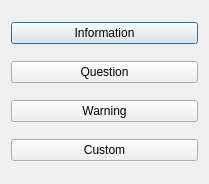
<?xml version="1.0" encoding="UTF-8"?>
<ui version="4.0">
 <class>Dialog</class>
 <widget class="QDialog" name="Dialog">
  <property name="geometry">
   <rect>
    <x>0</x>
    <y>0</y>
    <width>209</width>
    <height>184</height>
   </rect>
  </property>
  <property name="windowTitle">
   <string>Dialog</string>
  </property>
  <layout class="QVBoxLayout" name="verticalLayout">
   <item>
    <widget class="QPushButton" name="pushButton">
     <property name="text">
      <string>Information</string>
     </property>
    </widget>
   </item>
   <item>
    <widget class="QPushButton" name="pushButton_2">
     <property name="text">
      <string>Question</string>
     </property>
    </widget>
   </item>
   <item>
    <widget class="QPushButton" name="pushButton_3">
     <property name="text">
      <string>Warning</string>
     </property>
    </widget>
   </item>
   <item>
    <widget class="QPushButton" name="pushButton_4">
     <property name="text">
      <string>Custom</string>
     </property>
    </widget>
   </item>
  </layout>
 </widget>
 <resources/>
 <connections/>
</ui>
